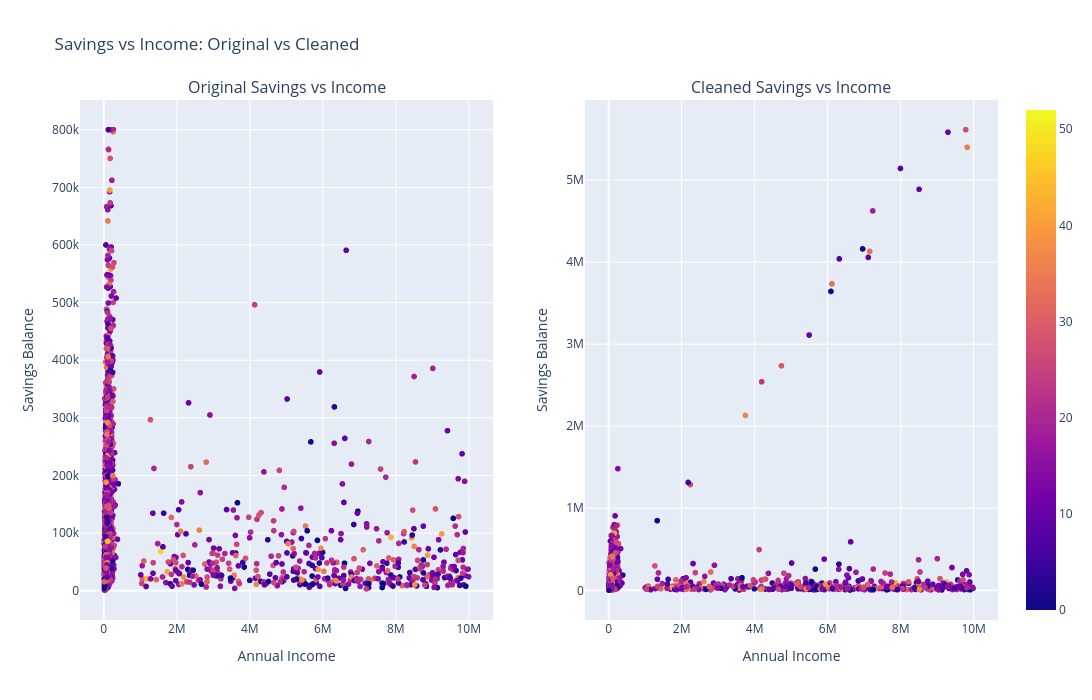

Notebook code for this chart:
### Code cell
fig1 = px.scatter(
    df,
    x='annual_income',
    y='savings_balance',
    color='years_employed',
    hover_data=['age', 'credit_score']
)

fig2 = px.scatter(
    df5,
    x='annual_income',
    y='savings_balance',
    color='years_employed',
    hover_data=['age', 'credit_score']
)
fig = make_subplots(
    rows=1,
    cols=2,
    subplot_titles=[
        "Original Savings vs Income",
        "Cleaned Savings vs Income"
    ]
)

for trace in fig1.data:
    fig.add_trace(trace, row=1, col=1)

for trace in fig2.data:
    fig.add_trace(trace, row=1, col=2)
fig.update_xaxes(title_text="Annual Income", row=1, col=1)
fig.update_yaxes(title_text="Savings Balance", row=1, col=1)

fig.update_xaxes(title_text="Annual Income", row=1, col=2)
fig.update_yaxes(title_text="Savings Balance", row=1, col=2)

fig.update_layout(
    title="Savings vs Income: Original vs Cleaned",
    width=1600,
    height=700
)

fig.show()

### Figure 1 — Plotly figure (JSON) as saved in the notebook; plotly's stock layout.template omitted (floating-point values rounded to 4 significant figures; data arrays with more than 128 entries replaced by an {"elided": "..."} marker saying what was removed)
{"data": [{"customdata": {"elided": "15000x2 int values"}, "hovertemplate": "annual_income=%{x}<br>savings_balance=%{y}<br>age=%{customdata[0]}<br>credit_score=%{customdata[1]}<br>years_employed=%{marker.color}<extra></extra>", "legendgroup": "", "marker": {"color": {"elided": "15000 int values"}, "coloraxis": "coloraxis", "symbol": "circle"}, "mode": "markers", "name": "", "showlegend": false, "type": "scattergl", "x": {"elided": "15000 float values"}, "xaxis": "x", "y": {"elided": "15000 float values"}, "yaxis": "y"}, {"customdata": {"elided": "15000x2 int values"}, "hovertemplate": "annual_income=%{x}<br>savings_balance=%{y}<br>age=%{customdata[0]}<br>credit_score=%{customdata[1]}<br>years_employed=%{marker.color}<extra></extra>", "legendgroup": "", "marker": {"color": {"elided": "15000 int values"}, "coloraxis": "coloraxis", "symbol": "circle"}, "mode": "markers", "name": "", "showlegend": false, "type": "scattergl", "x": {"elided": "15000 float values"}, "xaxis": "x2", "y": {"elided": "15000 float values"}, "yaxis": "y2"}], "layout": {"annotations": [{"font": {"size": 16}, "showarrow": false, "text": "Original Savings vs Income", "x": 0.225, "xanchor": "center", "xref": "paper", "y": 1, "yanchor": "bottom", "yref": "paper"}, {"font": {"size": 16}, "showarrow": false, "text": "Cleaned Savings vs Income", "x": 0.775, "xanchor": "center", "xref": "paper", "y": 1, "yanchor": "bottom", "yref": "paper"}], "height": 700, "title": {"text": "Savings vs Income: Original vs Cleaned"}, "width": 1600, "xaxis": {"anchor": "y", "domain": [0, 0.45], "title": {"text": "Annual Income"}}, "xaxis2": {"anchor": "y2", "domain": [0.55, 1], "title": {"text": "Annual Income"}}, "yaxis": {"anchor": "x", "domain": [0, 1], "title": {"text": "Savings Balance"}}, "yaxis2": {"anchor": "x2", "domain": [0, 1], "title": {"text": "Savings Balance"}}}}
